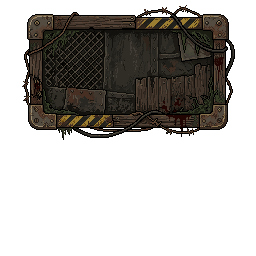
#> input picture dead-horizon-fullscreen-v4/tools/ui_sources/wave_frame.png, 256 x 256 px, found by its file name
$ python bake_wave_panel.py
#> lines starting #> are read from the running program, lines starting #| are printed output that depends on the picture
#!/usr/bin/env python3
"""Bakes the wave / hostiles HUD panel (assets/ui/wave_panel.png) from tools/ui_sources/wave_frame.png.

The source is a full 213x135 frame with a busy art scene inside. For a short HUD banner we keep the frame at native pixel size
(no stretching) and CUT a horizontal band out of the middle (CUT_A..CUT_B, in cropped-frame rows), then replace the busy interior
with a darkened, tiled piece of the calm metal plate so text stays readable. A 3px inner lip of the original is kept.
Output also prints the interior rectangle (INNER) that game.html uses for layout. Run from the project root.
"""
import sys
from PIL import Image
import numpy as np

SRC = 'tools/ui_sources/wave_frame.png'
OUT = 'assets/ui/wave_panel.png'
CUT_A, CUT_B = int(sys.argv[1]) if len(sys.argv) > 1 else 52, int(sys.argv[2]) if len(sys.argv) > 2 else 100
IN_X0, IN_X1, IN_Y0, IN_Y1 = 22, 191, 24, 110          # interior window of the original (cropped coords)
LIP = 3
PATCH = (90, 30, 130, 75)                              # calm dark plate with rivets/seam (x0,y0,x1,y1)
DARK = 0.5

im = Image.open(SRC).convert('RGBA'); im = im.crop(im.getbbox())          # 213x135
#> further down, im is the input picture: PIL image 256x256 RGBA; mean R, G, B, A 16.4, 14, 10.8, 91.9
#> after `im = im.crop(im.getbbox())`:
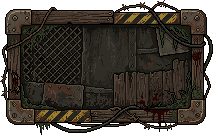
#> im: PIL image 213x135 RGBA; mean R, G, B, A 37.4, 31.8, 24.7, 209.4; transparent parts drawn white
top = im.crop((0, 0, im.width, CUT_A)); bot = im.crop((0, CUT_B, im.width, im.height))
out = Image.new('RGBA', (im.width, top.height + bot.height), (0, 0, 0, 0))
#> out: PIL image 213x87 RGBA; every value is 0
out.paste(top, (0, 0)); out.paste(bot, (0, top.height))
#> after `out.paste(top, (0, 0))`:
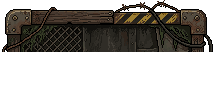
#> out: PIL image 213x87 RGBA; mean R, G, B, A 21.6, 18.6, 14.3, 118.8; transparent parts drawn white
#> after `out.paste(bot, (0, top.height))`:
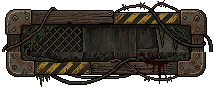
#> out: PIL image 213x87 RGBA; mean R, G, B, A 35.6, 30.1, 22.7, 191; transparent parts drawn white
cut = CUT_B - CUT_A
iy1 = IN_Y1 - cut                                                          # interior bottom after the cut
ih, iw = iy1 - IN_Y0, IN_X1 - IN_X0

# calm plate, darkened + slightly desaturated, tiled across the interior
patch = np.array(im.crop(PATCH).convert('RGB')).astype(float)
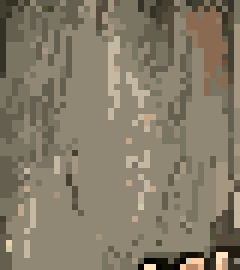
#> patch: shape (45, 40, 3) float64 (shown 6 times larger); mean R, G, B 44.2, 41.1, 35.2; drawn with min black and max white
g = patch.mean(axis=2, keepdims=True); patch = (patch * 0.6 + g * 0.4) * DARK
#> after `g = patch.mean(axis=2, keepdims=True)`:
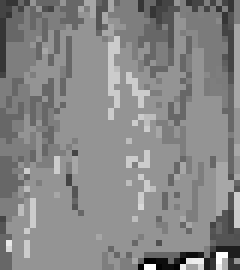
#> g: shape (45, 40, 1) float64 (shown 6 times larger); min 1, max 74.67, mean 40.2; drawn with min black and max white
tile = np.tile(patch, (1, iw // patch.shape[1] + 2, 1))[:ih, :iw]
if tile.shape[0] < ih: tile = np.tile(tile, (ih // tile.shape[0] + 1, 1, 1))[:ih]
# depth: darker toward the top edge, faint vignette at the sides
yy = np.linspace(0, 1, ih)[:, None, None]; xx = np.linspace(-1, 1, iw)[None, :, None]
shade = (0.62 + 0.38 * np.clip(yy * 3.2, 0, 1)) * (1 - 0.18 * xx ** 2)
tile = np.clip(tile * shade, 0, 255).astype(np.uint8)
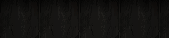
#> tile: shape (38, 169, 3); mean R, G, B 18.4, 17.6, 16.1
a = np.array(out)
y0, x0 = IN_Y0 + LIP, IN_X0 + LIP
a[y0:iy1 - LIP, x0:IN_X1 - LIP, :3] = tile[LIP:ih - LIP, LIP:iw - LIP]
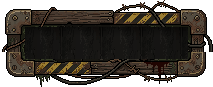
#> a: shape (87, 213, 4); mean R, G, B, A 30.5, 25.5, 19.4, 191; transparent parts drawn white
a[y0:iy1 - LIP, x0:IN_X1 - LIP, 3] = 255
Image.fromarray(a).save(OUT)
print('size', out.size, 'INNER x', IN_X0 + LIP, IN_X1 - LIP, 'y', y0, iy1 - LIP)
#| size (213, 87) INNER x 25 188 y 27 59

$ run again, with dead-horizon-fullscreen-v4/tools/ui_sources/double_barrel.png copied over dead-horizon-fullscreen-v4/tools/ui_sources/wave_frame.png
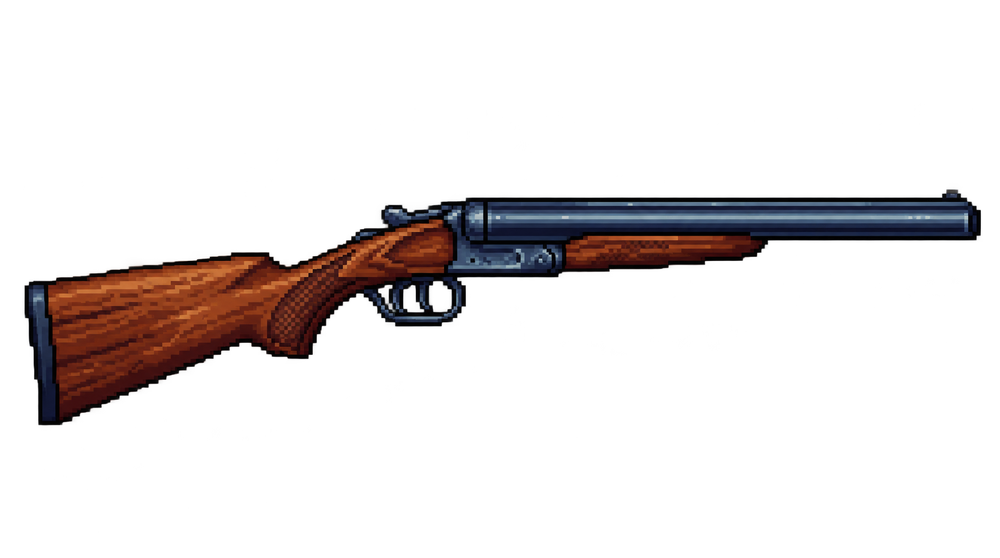
#> input picture dead-horizon-fullscreen-v4/tools/ui_sources/double_barrel.png, 1000 x 558 px, shrunk from 1678 x 937 before the run, found by its file name
#> im is the input picture: PIL image 1000x558 RGBA; mean R, G, B, A 10.2, 6, 5.7, 34.7
#> im: PIL image 964x471 RGBA
#> `bot = im.crop((0, CUT_B, im.width, im.height))`:
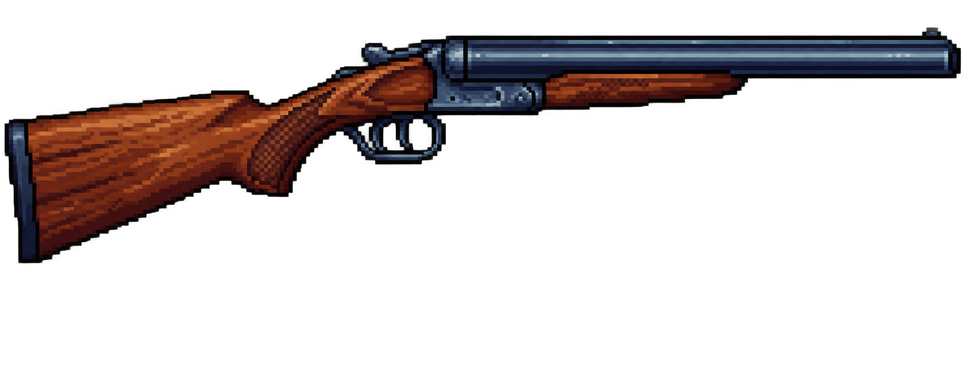
#> bot: PIL image 964x371 RGBA; mean R, G, B, A 15.9, 9.3, 9, 54.1; transparent parts drawn white
#> patch: shape (45, 40, 3) float64; every value is 0
#> g: shape (45, 40, 1) float64; every value is 0
#> `a[y0:iy1 - LIP, x0:IN_X1 - LIP, 3] = 255`:
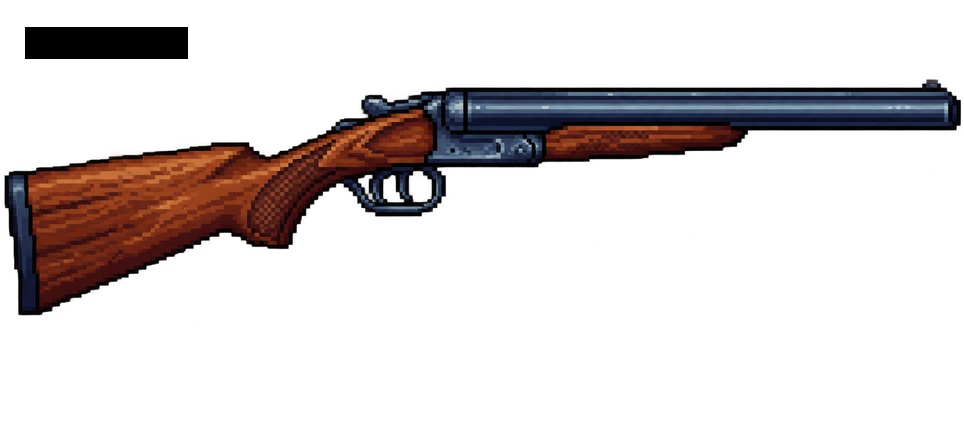
#> a: shape (423, 964, 4); mean R, G, B, A 14, 8.2, 7.9, 50.7; transparent parts drawn white
#| size (964, 423) INNER x 25 188 y 27 59
